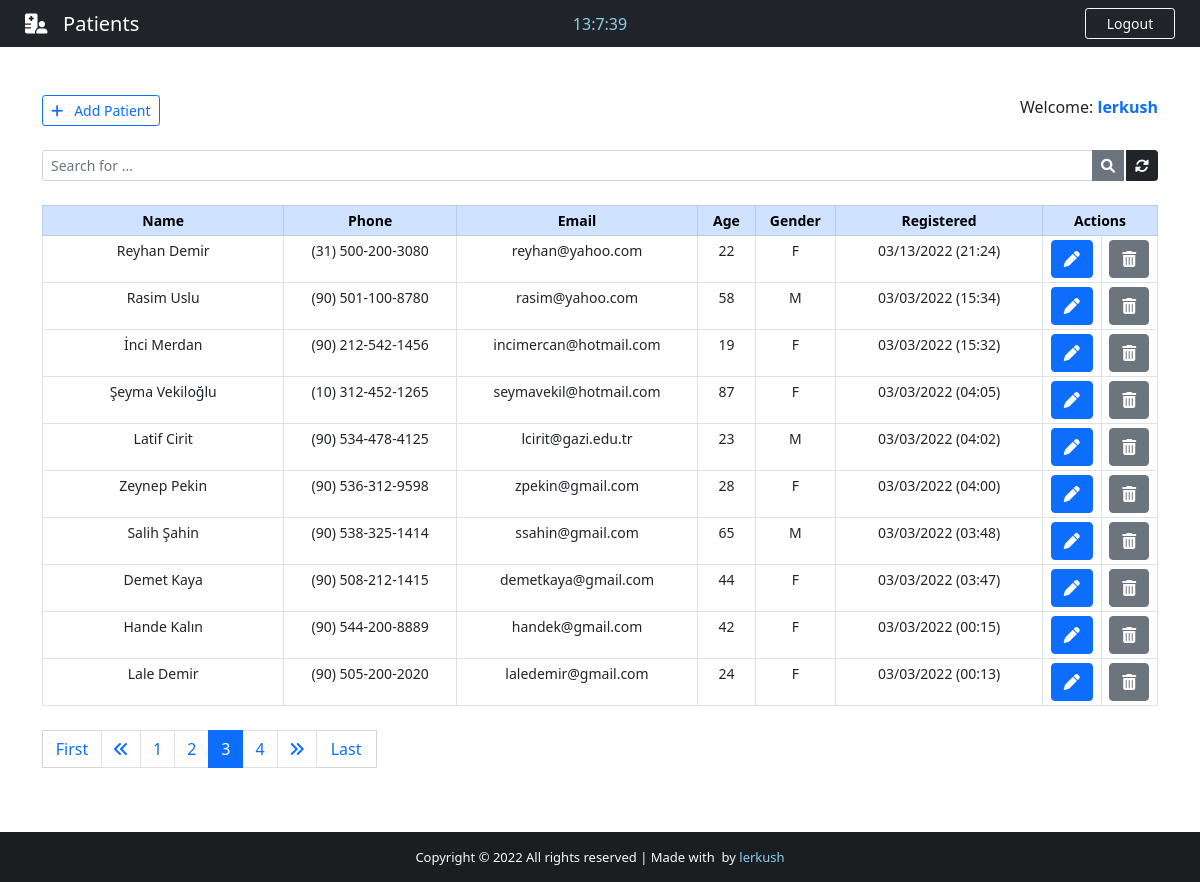
The page /backend/?page=3 (signed in) on the database its author committed.
### App/models.py (models this page shows, shortened)
class Patient(models.Model):
    GENDER = (
        ('M', 'M'),
        ('F', 'F')
    )
    id = models.IntegerField(primary_key=True)
    name = models.CharField(max_length=40)
    phone = models.CharField(max_length=20)
    email = models.CharField(max_length=40)
    age = models.CharField(max_length=3)
    gender = models.CharField(max_length=1, null=True, choices=GENDER)
    note = models.TextField(blank=True)
    created_at = models.DateTimeField(auto_now_add=True)

### App/views.py (the view)
# urls.py: path('backend/',     views.backend,         name="backend"),
@cache_control(no_cache=True, must_revalidade=True, no_store=True)
@login_required(login_url='login')
def backend(request):
    if 'q' in request.GET:
        q = request.GET['q']
        all_patient_list = Patient.objects.filter (
            Q(name__icontains=q) | Q(phone__icontains=q) | Q(email__icontains=q) | Q(age__icontains=q) | Q(gender__icontains=q) | Q(note__icontains=q)
        ).order_by('-created_at')
    else:
        all_patient_list = Patient.objects.all().order_by('-created_at')
    paginator = Paginator(all_patient_list, 10)
    page = request.GET.get('page')
    all_patient = paginator.get_page(page)
    return render(request, "backend.html", {"patients":all_patient})

### App/templates/backend.html (shortened to what this page needs)
{% extends 'base.html' %}
{% block nav-content %}
<i class="fas fa-hospital-user"></i>&nbsp;&nbsp; Patients
{% endblock nav-content %}
{% block time %}
<div class="col-sm">
    <center>
        <span id="clock" style="color: #89cff0;" ></span>
    </center>
</div>
{% endblock time %}
{% block btn-nav %}
<a class="btn btn-outline-danger btn-sm border-light text-light" id="btn-nav" data-bs-toggle="modal" data-bs-target="#logoutModal">Logout</a>
{% endblock btn-nav %}
{% block footer %} style="color: #89cff0; text-decoration: none;"{% endblock footer %}
{% block content %}
<div class="container">
    <br><br>
    <div class="d-flex justify-content-between">
        <a href="{% url 'add_patient' %}" class="btn btn-outline-primary btn-sm txt-sm"><i class="fas fa-plus"></i>&nbsp;&nbsp; Add Patient</a>
        <span class="txt-sm">
            Welcome: <strong><span class="text-primary">{{ user.get_username}}</span></strong>
        </span>
    </div>
    <form>
        <div class="input-group input-group-sm mb-3 mt-4">
            <input name="q" type="text" class="form-control" placeholder="Search for ..." value="{{ request.GET.q }}">
            <button class="btn btn-secondary"><i class="fas fa-search"></i></button>
            <a href="{% url 'backend' %}" class="btn btn-dark" style="margin-left: 2px"><i class="fas fa-sync-alt"></i></a>
        </div>
    </form>
    <center>
        <table class="table table-bordered table-sm mt-4" style="text-align: center; font-size: 14px">
            <thead class="table-primary">
                <tr>
                    <th style="width: 21%">Name</th>
                    <th style="width: 15%">Phone</th>
                    <th style="width: 21%">Email</th>
                    <th style="width: 5%">Age</th>
                    <th style="width: 7%">Gender</th>
                    <th style="width: 18%">Registered</th>
                    <th style="width: 10%" colspan="2">Actions</th>
                </tr>
            </thead>
            {% for patient in patients %}
            <tr class="txt-sm" id="chk_td">
                <td data-label="Name" id="top-table">{{ patient.name }}</td>
                <td data-label="Phone" id="responsive-border">{{ patient.phone }}</td>
                <td data-label="Email" id="responsive-border">{{ patient.email }}</td>
                <td data-label="Age" id="responsive-border">{{ patient.age }}</td>
                <td data-label="Gender" id="responsive-border">{{ patient.gender }}</td>
                <td data-label="Registered" id="responsive-border">{{ patient.created_at | date:'m/d/Y (H:i)' }}</td>
                <td>
                    <a class="btn btn-primary btn-action" href="/patient/{{ patient.id }}" title="Edit patient">
                        <i class="fas fa-pen"></i>
                    </a>
                </td>
                <td>
                    <a class="btn btn-secondary btn-action" title="Delete patient" data-bs-toggle="modal" data-bs-target="#deleteModal{{ patient.pk }}">
                        <i class="fas fa-trash-alt"></i>
                    </a>
                </td>
            </tr>
            {% endfor %}
        </table>
    </center>
    <nav class="mt-4 txt-sm">
        {% if patients.has_other_pages %}
        <ul class="pagination justify-content-left">
            {% if patients.has_previous %}
            <a href="?page=1" class="btn btn-outline-primary mb-4" id="first" style="border-radius: 1px; border: 1px solid #d3d3d3; ">First</a>
            <li class="page-item"><a class="page-link" href="?page={{ patients.previous_page_number}}"><i class="fas fa-angle-double-left"></i></a></li>
            {% else %}
            <li class="page-item disabled"></li>
            {% endif %}
            {% for i in patients.paginator.page_range %}
                {% if patients.number == i %}
                <li class="page-item active"><span class="page-link">{{ i }}</li>
                {% else %}
                <li class="page-item"><a class="page-link" href="?page={{ i }}">{{ i }}</a></li>
                {% endif %}
            {% endfor %}
            {% if patients.has_next %}
            <li class="page-item"><a class="page-link" href="?page={{ patients.next_page_number}}"><i class="fas fa-angle-double-right"></i></a></li>
            <a href="?page={{ patients.paginator.num_pages }}" class="btn btn-outline-primary mb-4" id="last" style="border-radius: 1px; border: 1px solid #d3d3d3; border-left: none; ">Last</a>
            {% else %}
            <li class="page-item disabled"></li>
            {% endif %}
        </ul>
        {% endif %}
    </nav>
</div>
<br><br><br>
{% endblock content %}

### App/static/css/style.css (style rules this page uses)
html, body { height: 100%; margin: 0; max-width: 100%; overflow: hidden; }
#btn-nav { width: 90px; float: right; margin-right: 25px; }
#first, #last { width: 60px; }

### rows shown on the page
Patient: name "Reyhan Demir", phone "(31) 500-200-3080", email "reyhan@yahoo.com", age "22", gender "F", created_at "03/13/2022 (21:24)"
Patient: name "Rasim Uslu", phone "(90) 501-100-8780", email "rasim@yahoo.com", age "58", gender "M", created_at "03/03/2022 (15:34)"
Patient: name "İnci Merdan", phone "(90) 212-542-1456", email "incimercan@hotmail.com", age "19", gender "F", created_at "03/03/2022 (15:32)"
Patient: name "Şeyma Vekiloğlu", phone "(10) 312-452-1265", email "seymavekil@hotmail.com", age "87", gender "F", created_at "03/03/2022 (04:05)"
Patient: name "Latif Cirit", phone "(90) 534-478-4125", email "lcirit@gazi.edu.tr", age "23", gender "M", created_at "03/03/2022 (04:02)"
Patient: name "Zeynep Pekin", phone "(90) 536-312-9598", email "zpekin@gmail.com", age "28", gender "F", created_at "03/03/2022 (04:00)"
Patient: name "Salih Şahin", phone "(90) 538-325-1414", email "ssahin@gmail.com", age "65", gender "M", created_at "03/03/2022 (03:48)"
Patient: name "Demet Kaya", phone "(90) 508-212-1415", email "demetkaya@gmail.com", age "44", gender "F", created_at "03/03/2022 (03:47)"
Patient: name "Hande Kalın", phone "(90) 544-200-8889", email "handek@gmail.com", age "42", gender "F", created_at "03/03/2022 (00:15)"
Patient: name "Lale Demir", phone "(90) 505-200-2020", email "laledemir@gmail.com", age "24", gender "F", created_at "03/03/2022 (00:13)"

### other values the page prints
{{ user.get_username }} "lerkush"
{{ i }} "1" "2" "4"
{{ i }} "3"
